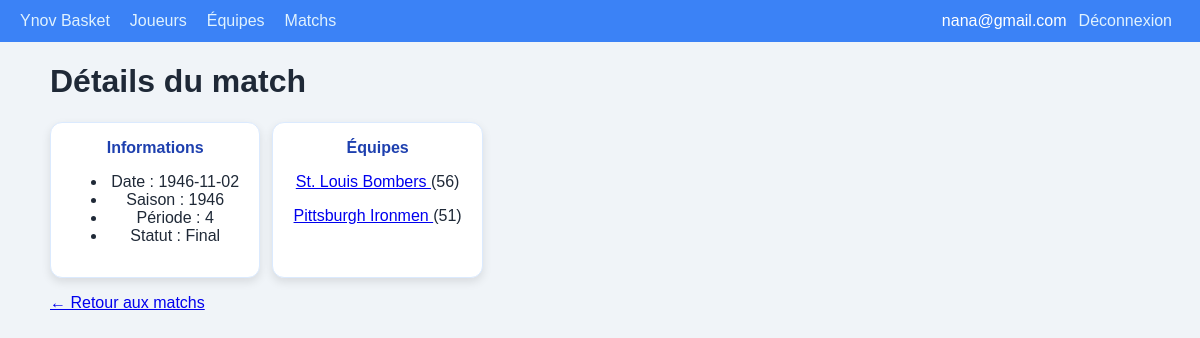
Page /match/874127 (signed in) on the committed database.
### app.py (models this page shows)
class Game(Base):
    __tablename__ = "games"
    id = Column(Integer, primary_key=True)  # même id que l’API
    date = Column(String(50))  # iso string fournie par l’API
    season = Column(Integer)
    period = Column(Integer)
    status = Column(String(50))
    time = Column(String(50))
    postseason = Column(String(10))
    home_team_id = Column(Integer, ForeignKey("teams.id"))
    visitor_team_id = Column(Integer, ForeignKey("teams.id"))
    home_team_score = Column(Integer)
    visitor_team_score = Column(Integer)
    updated_at = Column(DateTime, default=datetime.utcnow, onupdate=datetime.utcnow)
    home_team = relationship("Team", foreign_keys=[home_team_id])
    visitor_team = relationship("Team", foreign_keys=[visitor_team_id])

class Team(Base):
    __tablename__ = "teams"
    id = Column(Integer, primary_key=True)  # même id que l’API
    abbreviation = Column(String(20))
    full_name = Column(String(255))
    city = Column(String(255))
    conference = Column(String(50))
    division = Column(String(50))
    updated_at = Column(DateTime, default=datetime.utcnow, onupdate=datetime.utcnow)

### app.py (the view, shortened to what this page needs)
@app.route("/match/<int:match_id>")
@login_required
def match_detail(match_id):
    with db_session() as s:
        g = s.get(Game, match_id)
        if g:
            payload = {
                "id": g.id,
                "date": g.date,
                "season": g.season,
                "period": g.period,
                "status": g.status,
                "time": g.time,
                "postseason": g.postseason,
                "home_team_score": g.home_team_score,
                "visitor_team_score": g.visitor_team_score,
                "home_team": None,
                "visitor_team": None
            }
            if g.home_team:
                payload["home_team"] = {
                    "id": g.home_team.id,
                    "full_name": g.home_team.full_name,
                    "abbreviation": g.home_team.abbreviation,
                }
            if g.visitor_team:
                payload["visitor_team"] = {
                    "id": g.visitor_team.id,
                    "full_name": g.visitor_team.full_name,
                    "abbreviation": g.visitor_team.abbreviation,
                }
            return render_template("match.html", match=payload)

### app.py (called while the page is built)
def db_session():
    return SessionLocal()

def login_required(f):
    @wraps(f)
    def wrapper(*args, **kwargs):
        if "user" not in session:
            return redirect(url_for("login"))
        return f(*args, **kwargs)
    return wrapper

### templates/match.html
{% extends "base.html" %}
{% block content %}
<h1>Détails du match</h1>
<div class="grid">
  <div class="card">
    <div class="title">Informations</div>
    <ul>
      {% if match.get('date') %}
        <li>Date : {{ match['date'][:10] }}</li>
      {% else %}
        <li>Date : Non disponible</li>
      {% endif %}
      <li>Saison : {{ match.get('season', 'N/A') }}</li>
      <li>Période : {{ match.get('period', 'N/A') }}</li>
      <li>Statut : {{ match.get('status', 'N/A') }}</li>
    </ul>
  </div>
  <div class="card">
    <div class="title">Équipes</div>
    <p>
      <a href="{{ url_for('team_detail', team_id=match['home_team']['id']) }}">
        {{ match['home_team']['full_name'] }}
      </a>
      ({{ match['home_team_score'] }})
    </p>
    <p>
      <a href="{{ url_for('team_detail', team_id=match['visitor_team']['id']) }}">
        {{ match['visitor_team']['full_name'] }}
      </a>
      ({{ match['visitor_team_score'] }})
    </p>
  </div>
</div>
<p><a href="{{ url_for('matches') }}">← Retour aux matchs</a></p>
{% endblock %}

### static/style.css (style rules this page uses)
body { font-family: Arial, sans-serif; margin: 0; background: #f0f4f8; color: #1f2937; }
.grid { display: grid; grid-template-columns: repeat(auto-fill, minmax(200px, 1fr)); gap: 12px; margin-top: 12px; }
.card { background: white; padding: 16px; border-radius: 12px; box-shadow: 0 4px 10px rgba(0, 0, 0, 0.1); text-align: center; text-decoration: none; color: inherit; border: 1px solid #dbeafe; transition: transform 0.15s ease, box-shadow 0.15s ease; }
.title { font-weight: 600; margin-bottom: 6px; color: #1e40af; }

### rows in the picture
Game: date "1946-11-02", get "1946", get "Final"
Team: home_team.full_name "St. Louis Bombers"
Team: visitor_team.full_name "Pittsburgh Ironmen"

### other values in the picture
{{ session.get('user') }} "nana@gmail.com"
{{ match.get('period', 'N/A') }} "4"
{{ match['home_team_score'] }} "56"
{{ match['visitor_team_score'] }} "51"
